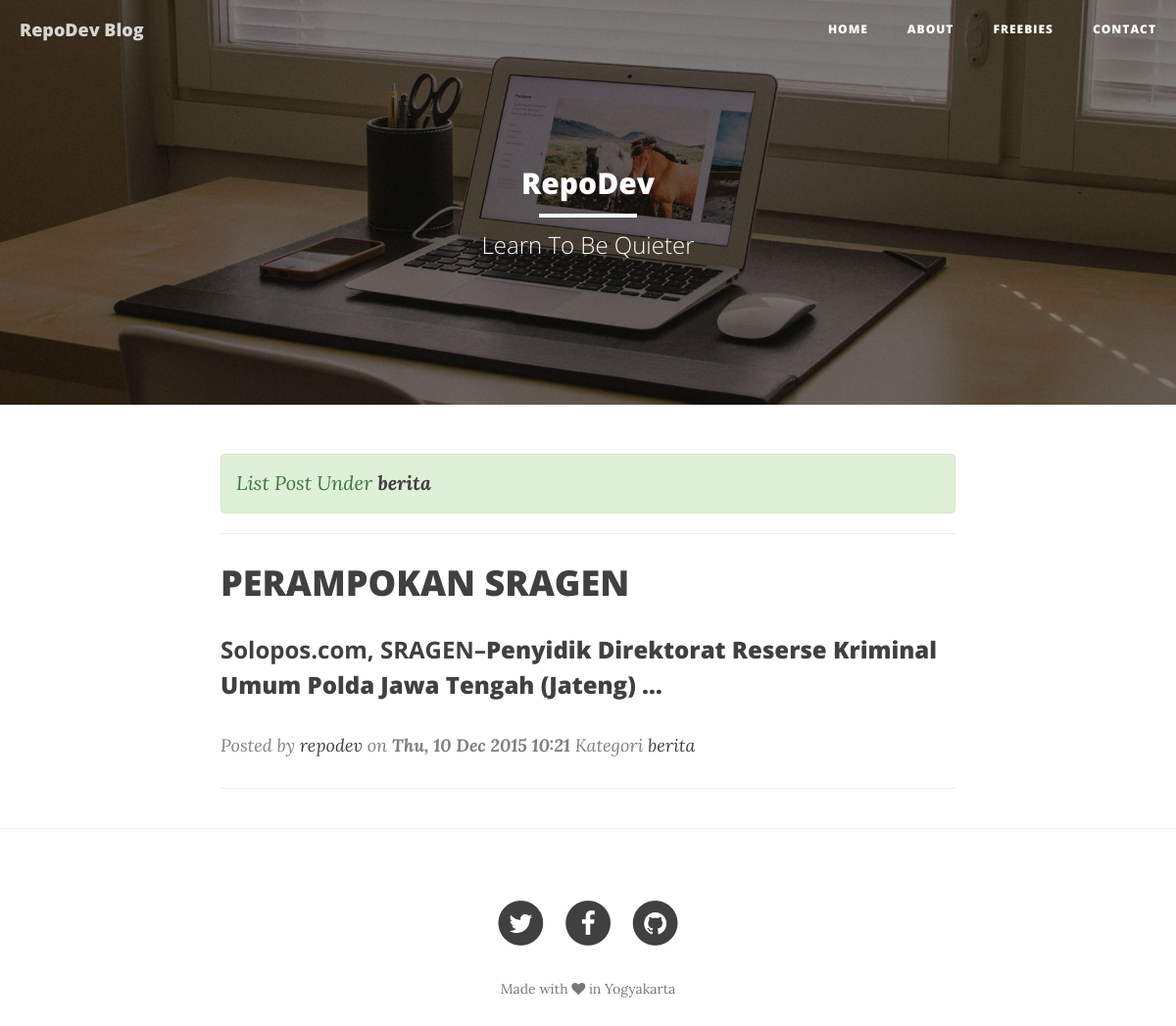
The app's page /blog/kategori/berita with its own data.
### blog/models.py (models this page shows, shortened)
class Category(models.Model):
	name = models.CharField(max_length=60, blank=False)
	description = models.TextField(null=True)
	created_at = models.DateTimeField(auto_now_add=True)
	updated_at = models.DateTimeField(auto_now=True)
	class Meta:
		verbose_name = 'Category'
		verbose_name_plural = 'Categories'
	def __unicode__(self):
		return self.name

class Post(models.Model):
	STATUS_CHOICES = (
		('d', 'Draft'),
		('p', 'Publish'),
		('a', 'Archieved'),
	)
	creator = models.ForeignKey(User, related_name='user_post', default=1)
	title = models.CharField(max_length=255, blank=False)
	slug = models.SlugField(max_length=255, default='', blank=True, editable=False)
	category = models.ForeignKey(Category, related_name='post_category', null=True)
	content = RichTextUploadingField()
	image = models.ImageField(upload_to='images/post/%Y/%m/%d/', blank=True)
	status = models.CharField(max_length=1, default='d', choices=STATUS_CHOICES)
	created_at = models.DateTimeField(auto_now_add=True)
	updated_at = models.DateTimeField(auto_now=True)
	class Meta:
		verbose_name = 'Post'
		verbose_name_plural = 'Posts'

### blog/views.py (the view)
# urls.py: url(r'^kategori/(?P<cat>[\w-]+)$', views.category_list, name='category_list'),
def category_list(request, cat):
	try:
		cat = Category.objects.get(name=cat)
	except Category.DoesNotExist:
		return redirect('index')
	cat_list = Post.objects.filter(status='p', category=cat.pk).order_by('-created_at')
	paginator = Paginator(cat_list, 10)
	page = request.GET.get('page')
	try:
		pages = paginator.page(page)
	except PageNotAnInteger:
		pages = paginator.page(1)
	except:
		pages = paginator.page(paginator.num_pages)
	data = {
		'posts' : pages,
		'category' : cat.name
	}
	return render(request, 'category_list.html', data)

### blog/templates/category_list.html (shortened to what this page needs)
{% extends 'default/base.html' %}
{% block content %}
<div class="row">
    <div class="col-lg-8 col-lg-offset-2 col-md-10 col-md-offset-1">
        <div class="alert alert-success"><i>List Post Under <b>
        <a href="{% url 'category_list' category %}">{{ category }}</a></b></i></div>
        <hr>
      {% for post in posts %}
        <div class="post-preview">
            <a href="{% url 'post_show' post.slug %}">
                <h2 class="post-title">
                    {{ post.title }}
                </h2>
            </a>
                <h3 class="post-subtitle">
                    {% autoescape off %}
                    {{ post.content|safe|truncatewords:"10"}}
                    {% endautoescape %}
                </h3>
            <p class="post-meta">Posted by <a href="#">{{ post.creator }}</a> on <b><i>{{ post.created_at|date:"D, d M Y H:i" }}</i></b> Kategori <a href="{% url 'category_list' post.category %}">{{ post.category }}</a></p>
        </div>
        <hr>
      {% endfor %}
    </div>
</div>
{% endblock %}

### records on screen
Category: name "berita"
Post: title "PERAMPOKAN SRAGEN", content "Solopos.com, SRAGEN– Penyidik Direktorat Reserse Kriminal Umum Polda Jawa Tengah (Jateng) …", creator "repodev", created_at "Thu, 10 Dec 2015 10:21", category "berita"
